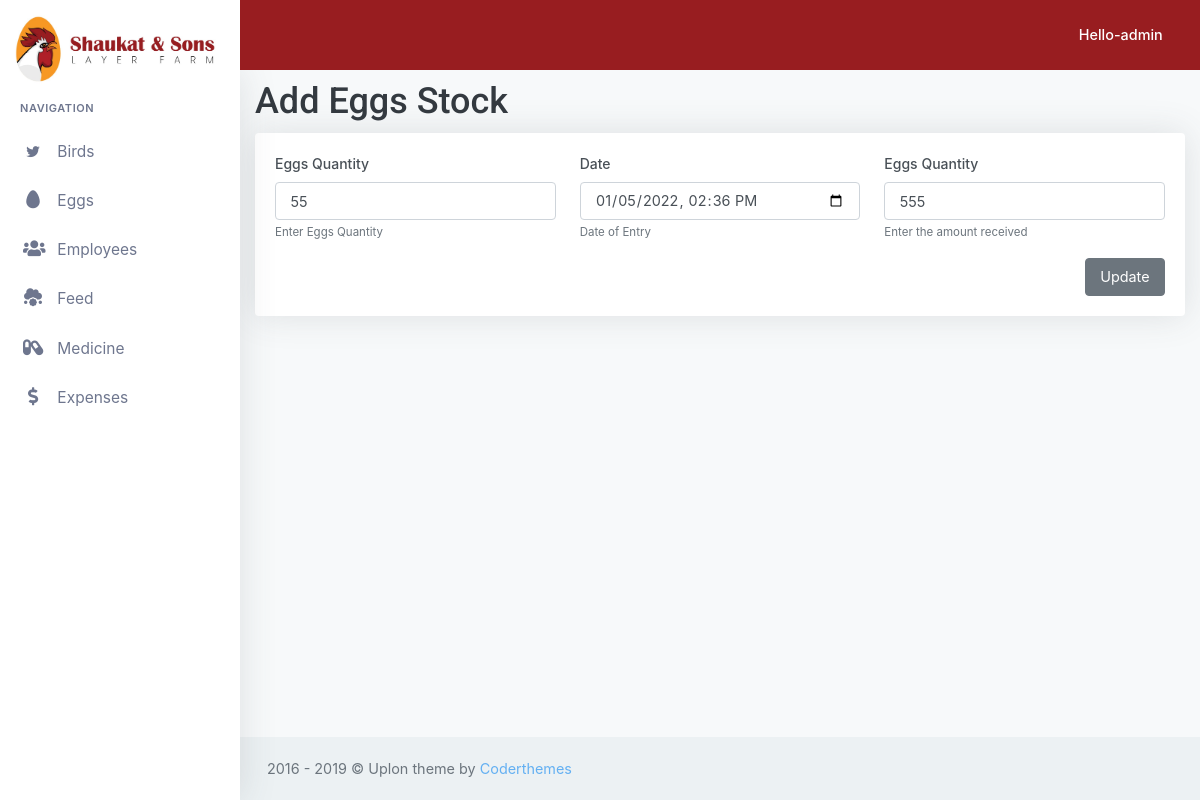
The app's page /eggs/update-outgoing-egg-record/2/ (signed in) with its own data.
### eggs/models.py (models this page shows)
class OutgoingEggStock(models.Model):
    quantity = models.IntegerField(default=0)
    date = models.DateTimeField()
    rate = models.IntegerField(default=0)
    updated_by = models.ForeignKey(User, on_delete=models.SET_NULL, null=True)

### eggs/views.py (the view, shortened to what this page needs)
# urls.py: path('update-outgoing-egg-record/<id>/', views.update_outgoing_stock, name="update_outgoing_stock"),
@login_required(login_url='/accounts/login')
def update_outgoing_stock(request, id):
    update_record = OutgoingEggStock.objects.get(id=id)
    print(update_record.quantity)
    return render(request, 'eggs/update_outgoing_stock.html', {"update_record": update_record})

### eggs/templates/eggs/update_outgoing_stock.html (shortened to what this page needs)
{% extends 'baseTeamplate.html' %}
{% load static %}
{% block content %}
    <h1>Add Eggs Stock</h1>
    <div class="row">
        <div class="col-xl col-md">
            <div class="card-box ">
                <form action="" method="post" enctype="multipart/form-data">
                    <div class="row">
                        <div class="col-xl-4">
                            <div class="form-group">
                                <label>Eggs Quantity</label>
                                <input type="text" class="form-control" name="eggs_quantity"
                                       placeholder="Eggs Quantity" required value="{{ update_record.quantity }}">
                                <small class="text-muted">Enter Eggs Quantity</small>
                            </div>
                        </div>
                        <div class="col-xl-4">
                            <div class="form-group">
                                <label>Date</label>
                                <input type="datetime-local" class="form-control" name="date"
                                       value="{{ update_record.date |date:'Y-m-d'}}T{{update_record.date|time:'H:i:s'}}">
                                <small class="text-muted">Date of Entry</small>
                            </div>
                        </div>
                        <div class="col-xl-4">
                            <div class="form-group">
                                <label>Eggs Quantity</label>
                                <input type="text" class="form-control" name="amount"
                                       placeholder="Amount received"  value="{{ update_record.rate }}" required>
                                <small class="text-muted">Enter the amount received</small>
                            </div>
                            <button type="submit" class="btn btn-secondary float-right">Update</button>
                        </div>
                    </div>
                </form>
            </div>
        </div>
    </div>
{% endblock %}

### templates/baseTeamplate.html (shortened to what this page needs)
{% load static %}
<!DOCTYPE html>
<html lang="en">
<head>
    <link href="{% static 'libs/datatables/dataTables.bootstrap4.min.css' %}" rel="stylesheet" type="text/css"/>
    <link href="{% static 'libs/datatables/buttons.bootstrap4.min.css' %}" rel="stylesheet" type="text/css"/>
    <link href="{% static 'libs/datatables/responsive.bootstrap4.min.css' %}" rel="stylesheet" type="text/css"/>
    <link href="{% static 'libs/datatables/select.bootstrap4.min.css' %}" rel="stylesheet" type="text/css"/>
    <link href="{% static 'css/bootstrap.min.css' %}" rel="stylesheet" type="text/css" id="bootstrap-stylesheet"/>
    <link href="{% static 'css/icons.min.css' %}" rel="stylesheet" type="text/css"/>
    <link href="{% static 'css/app.css' %}" rel="stylesheet" type="text/css" id="app-stylesheet"/>
    <link href="{% static 'sj.css' %}" rel="stylesheet" type="text/css" id="app-stylesheet"/>
</head>
<body>
<div id="wrapper">
    <div class="navbar-custom">
        <ul class="list-unstyled topnav-menu float-right mb-0">
            <li class="dropdown notification-list">
                <a class="nav-link dropdown-toggle nav-user mr-0 waves-effect waves-light" data-toggle="dropdown"
                   href="#" role="button" aria-haspopup="false" aria-expanded="false">
                    <span class="hello-msg d-none d-sm-inline-block ml-1 font-weight-medium" style="color: white; "> Hello-{{ request.user }}</span>
                    <i class="mdi mdi-chevron-down d-none d-sm-inline-block"></i>
                </a>
            </li>
        </ul>
        <div class="logo-box">
            <a href="#" class="logo text-center logo-dark">
                        <span class="logo-lg">
                  <img src="{% static 'logo.jpeg' %}" style="width:100%">
                        </span>
            </a>
        </div>
        <ul class="list-unstyled topnav-menu topnav-menu-left m-0">
            <li>
                <button class="button-menu-mobile waves-effect waves-light">
                    <i class="mdi mdi-menu"></i>
                </button>
            </li>
        </ul>
    </div>
    <div class="left-side-menu">
        <div class="slimscroll-menu">
            <div id="sidebar-menu">
                <ul class="metismenu" id="side-menu">
                    <li class="menu-title">Navigation</li>
                    <li>
                        <a href="javascript: void(0);">
                            <i class="typcn typcn-social-twitter"></i>
                            <span> Birds </span>
                            <span class="menu-arrow"></span>
                        </a>
                    </li>
                    <li>
                        <a href="javascript: void(0);">
                            <i class="fas fa-egg"></i>
                            <span> Eggs </span>
                            <span class="menu-arrow"></span>
                        </a>
                    </li>
                    <li>
                        <a href="javascript: void(0);">
                            <i class="fas fa-users"></i>
                            <span> Employees </span>
                            <span class="menu-arrow"></span>
                        </a>
                    </li>
                    <li>
                        <a href="javascript: void(0);">
                            <i class="fas fa-cloud-meatball"></i>
                            <span> Feed </span>
                            <span class="menu-arrow"></span>
                        </a>
                    </li>
                    <li>
                        <a href="javascript: void(0);">
                            <i class="fas fa-capsules"></i>
                            <span> Medicine </span>
                            <span class="menu-arrow"></span>
                        </a>
                    </li>
                    <li>
                        <a href="javascript: void(0);">
                            <i class="fas fa-dollar-sign"></i>
                            <span> Expenses </span>
                            <span class="menu-arrow"></span>
                        </a>
                    </li>
                </ul>
            </div>
        </div>
    </div>
    <div class="content-page">
        {% block content %}
        {% endblock %}
    </div>
    <footer class="footer">
        <div class="container-fluid">
            <div class="row">
                <div class="col-md-12">
                    2016 - 2019 &copy; Uplon theme by <a href="">Coderthemes</a>
                </div>
            </div>
        </div>
    </footer>
</div>
</body>
</html>

### records on screen
OutgoingEggStock: eggs_quantity "55", date "01/05/2022 14:36", amount "555"

### other values on screen
{{ request.user }} "admin"
